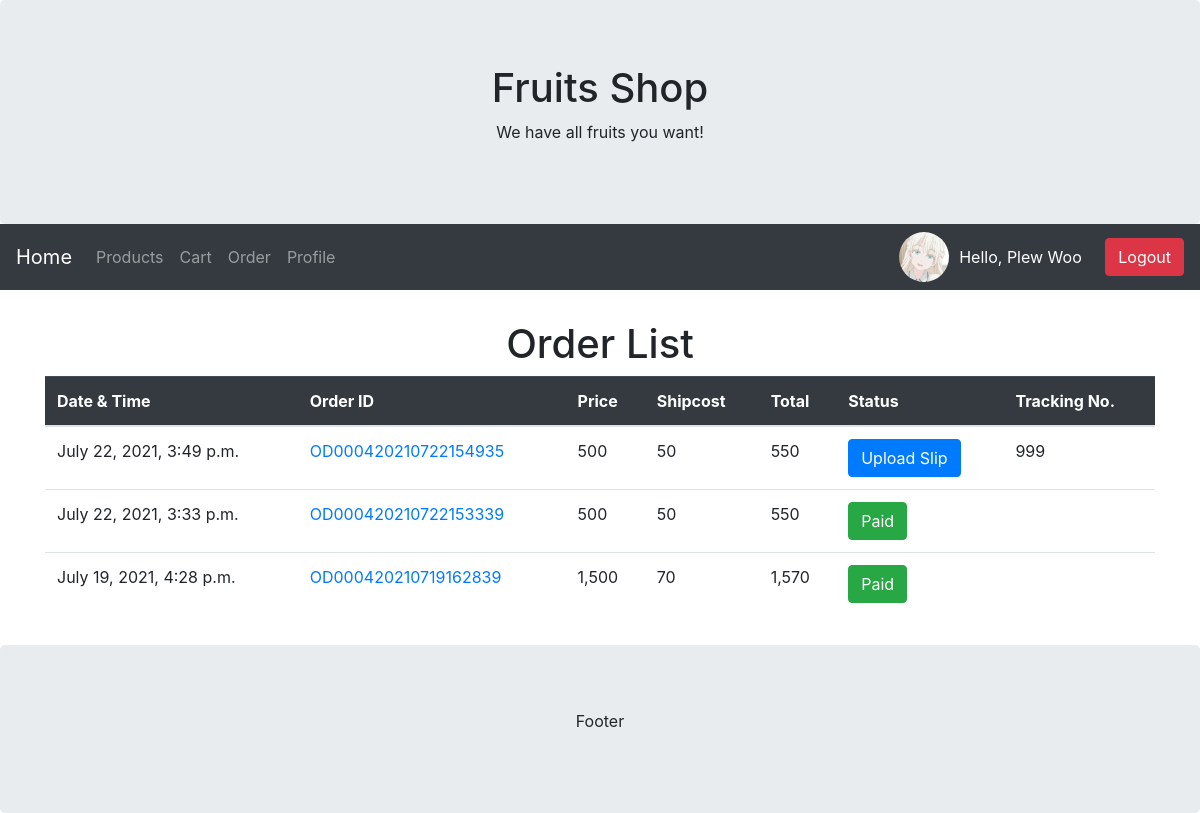
Before: /orderlist/ (signed in) with the older database file.
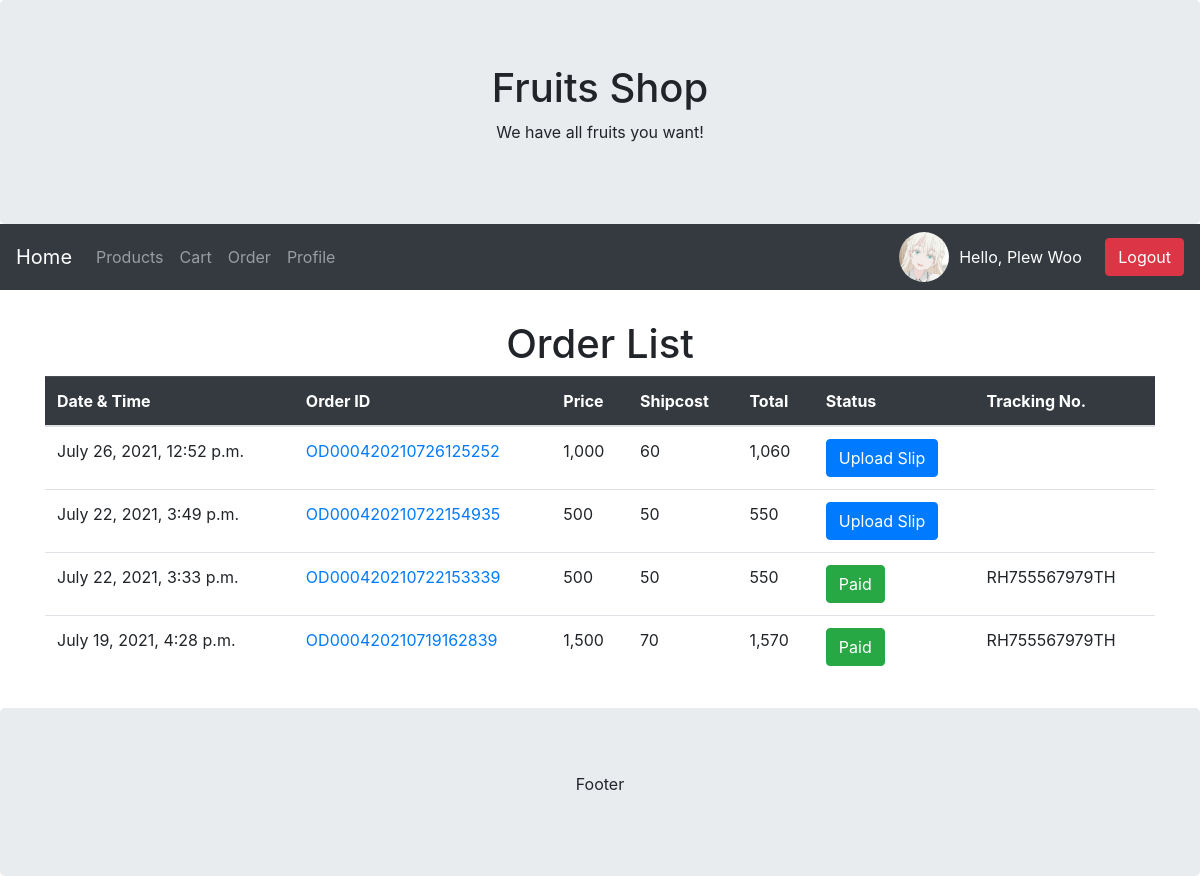
After: the same page with the newer database file.
### myapp/models.py (models this page shows, shortened)
class OrderPending(models.Model):
    orderId = models.CharField(max_length=100)
    user = models.ForeignKey(User, on_delete=CASCADE)
    name = models.CharField(max_length=100)
    tel = models.CharField(max_length=100)
    address = models.TextField()
    shipping = models.CharField(max_length=100)
    payment = models.CharField(max_length=100)
    ps = models.TextField(blank=True, null=True)
    stamp = models.DateTimeField(auto_now_add=True, blank=True, null=True)
    paid = models.BooleanField(default=False)
    slip = models.ImageField(upload_to="slip", null=True, blank=True)
    slipTime = models.CharField(max_length=100, blank=True, null=True)
    paymentId = models.CharField(max_length=100, blank=True, null=True)
    trackingNumber = models.CharField(max_length=100, blank=True, null=True)

### myapp/views.py (the view)
# urls.py: path('orderlist/', MyOrderList, name='orderlist-page'),
def MyOrderList(request):
    username = request.user.username
    user = User.objects.get(username=username)
    context = {}
    order = OrderPending.objects.filter(user=user).order_by('stamp').reverse()
    '''
        -order
            - orderId : OD000420210722154935
            - user :
            - name : ผู้รับ
    '''
    for od in order:
        orderId = od.orderId
        orderList = OrderList.objects.filter(orderId=orderId)
        '''
        -orderList
            - object : (1)
                - orderId : OD000420210722154935
                - productId : 12
                - total : 500
            - object : (2)
                - orderId : OD000420210722154935
                - productId : 11
                - total : 500
            - object : (3)
                - orderId : OD000420210722154935
                - productId : 10
                - total : 500
        '''
        total = sum([c.total for c in orderList])
        od.total = total
        count = sum([c.quantity for c in orderList])
        if od.shipping == 'ems':
            shipcost = sum([50 if i == 0 else 10 for i in range(count)])
        else:
            shipcost = sum([30 if i == 0 else 10 for i in range(count)])
        if od.payment == 'cod':
            shipcost += 20
        od.shipcost = shipcost
    context['allorder'] = order
    return render(request, 'myapp/orderlist.html', context)

### myapp/templates/myapp/orderlist.html
{% extends 'myapp/base.html' %}
{% load humanize %}
{% block content %}
<center>
    <h1>Order List</h1>
</center>
<table class="table">
    <thead class="table-dark">
        <tr>
            <th scope="col">Date & Time</th>
            <th scope="col">Order ID</th>
            <th scope="col">Price</th>
            <th scope="col">Shipcost</th>
            <th scope="col">Total</th>
            <th scope="col">Status</th>
            <th scope="col">Tracking No.</th>
        </tr>
    </thead>
    <tbody>
        {% for order in allorder %}
        <tr>
            <td>{{ order.stamp }}</td>
            <td><a href="{% url 'myorder-page' order.orderId %}">{{ order.orderId }}</a></td>
            <td>{{ order.total | intcomma}}</td>
            <td>{{ order.shipcost | intcomma}}</td>
            <td>{{ order.total|add:order.shipcost | intcomma }}</td>
            <td>
                {% if order.paid %}
                <a href="#" class="btn btn-success">Paid</a>
                {% else %}
                <a href="{% url 'uploadslip-page' order.orderId %}" class="btn btn-primary">Upload Slip</a>
                {% endif %}
            </td>
            <td>
                {% if order.trackingNumber != None %}
                {{ order.trackingNumber }}
                {% endif %}
            </td>
        </tr>
        {% endfor %}
    </tbody>
</table>
{% endblock content %}

Changed rows visible on the page:
added OrderPending: stamp "July 26, 2021, 12:52 p.m.", orderId "OD000420210726125252", total "1,000", shipcost "60", total|add "1,060", paid "Upload Slip"
changed OrderPending "July 22, 2021, 3:49 p.m.": trackingNumber "999" → (not shown)
changed OrderPending "July 22, 2021, 3:33 p.m.": trackingNumber (not shown) → "RH755567979TH"
changed OrderPending "July 19, 2021, 4:28 p.m.": trackingNumber (not shown) → "RH755567979TH"
